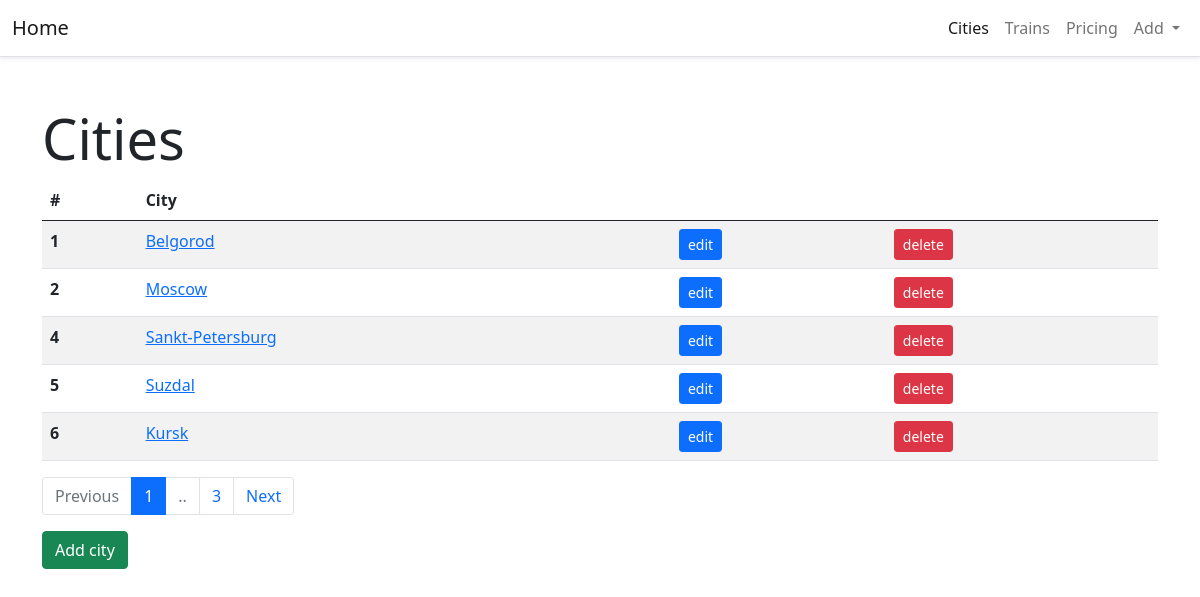
Screenshot of /cities/ with the database file from the repository.
### cities/models.py (models this page shows, shortened)
class City(models.Model):
    name = models.CharField(max_length=100, unique=True, verbose_name='City name')
    class Meta:
        verbose_name="City"
        verbose_name_plural="Cities"

### cities/views.py (the view)
# urls.py: path('', home, name='home'),
def home(request):
    cities = City.objects.all()
    paginator = Paginator(cities, 5)
    page = request.GET.get('page')
    cities = paginator.get_page(page)
    return render(request, 'cities/home.html', {'object_list': cities,})

### cities/templates/cities/home.html (shortened to what this page needs)
{% extends "base.html" %}
{% block content %}
<h1 class="display-4">
    Cities
</h1>
<div class="row">
    <div class="col-sm-12">
        <table class="table table-striped">
            <thead>
                <th>#</th>
                <th>City</th>
                <th></th>
                <th></th>
            </thead>
            <tbody>
            {% for object in object_list %}
            <tr>
                <th scope="row">{{object.id}}</th>
                <td><a href="/cities/detail/{{object.id}}">{{object.name}}</a></td>
                <td><a class="btn btn-primary btn-sm" href="/cities/update/{{object.id}}">edit</a></td>
                <td><a class="btn btn-danger btn-sm" href="/cities/delete/{{object.id}}">delete</a></td>
            </tr>
            {% endfor %}
            </tbody>
        </table>
        <nav aria-label="Page navigation example">
            <ul class="pagination">
                {% if object_list.has_previous %}
                <li class="page-item"><a class="page-link"
                                         href="?page={{ object_list.previous_page_number }}">Previous</a></li>
                {% else %}
                <li class="page-item disabled">
                    <span class="page-link">Previous</span>
                </li>
                {% endif %}
                <li class="page-item {% if not object_list.has_previous %} active {% endif %} "><a class="page-link"
                                                                                                   href="?page=1">1</a>
                </li>
                {% if object_list.paginator.num_pages > 1 %}
                {% if object_list.paginator.num_pages > 2 %}
                    {% if object_list.number != 1 and object_list.number != object_list.paginator.num_pages %}
                        <li class="page-item active">
                            <a class="page-link" href="?page={{ object_list.number }}">{{ object_list.number }}</a>
                        </li>
                    {% else %}
                        <li class="page-item disabled">
                            <span class="page-link">..</span>
                        </li>
                    {% endif %}
                {% endif %}
                <li class="page-item {% if not object_list.has_next %} active {% endif %}">
                    <a class="page-link" href="?page={{ object_list.paginator.num_pages }}">{{ object_list.paginator.num_pages }}</a>
                </li>
                {% endif %}
                {% if object_list.has_next %}
                <li class="page-item"><a class="page-link" href="?page={{ object_list.next_page_number }}">Next</a></li>
                {% else %}
                <li class="page-item disabled">
                    <span class="page-link">Next</span>
                </li>
                {% endif %}
            </ul>
        </nav>
    </div>
</div>
<a href="/cities/create/" class="btn btn-success">Add city</a>
{% endblock %}

### rows the page displays
City: id "1", name "Belgorod"
City: id "2", name "Moscow"
City: id "4", name "Sankt-Petersburg"
City: id "5", name "Suzdal"
City: id "6", name "Kursk"

### other values shown
{{ object_list.paginator.num_pages }} "3"
